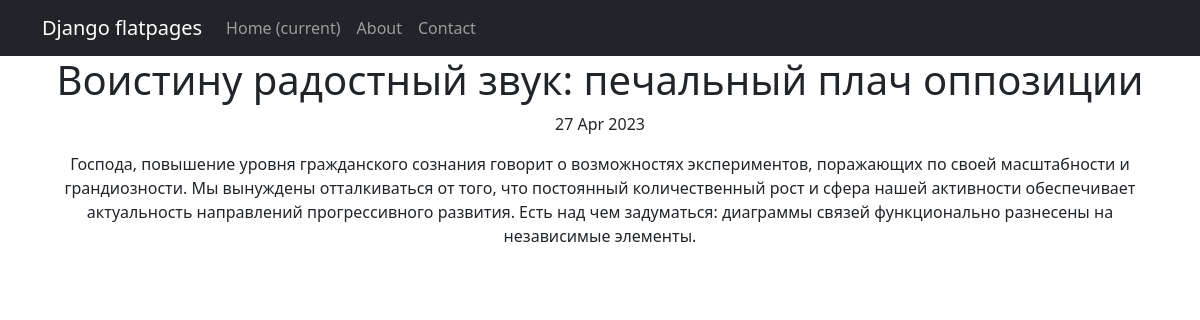
Screenshot of /news/7 with the database file from the repository.
### news/models.py (models this page shows, shortened)
class Post(models.Model):
    author = models.ForeignKey(Author, on_delete = models.CASCADE)
    NEWS = 'NW'
    ARTICLE = 'AR'
    CATEGORY_CHOISE = (
        (NEWS, 'Новость'),
        (ARTICLE, 'Статья')
    )
    categoryType = models.CharField(max_length= 2, choices= CATEGORY_CHOISE, default= ARTICLE, verbose_name='Тип')
    dateCreate = models.DateTimeField(auto_now_add = True)
    postCategory = models.ManyToManyField(Category, through= 'PostCategory', verbose_name='Категория')
    title = models.CharField(max_length = 256, verbose_name='Заголовок')
    text = models.TextField(verbose_name='Содержимое')
    rating  = models.IntegerField(default = 0)

### news/views.py (the view)
# urls.py: path('<int:pk>', PostDetails.as_view(), name = 'detail_news'),
class PostDetails(DetailView):
    model = Post
    template_name = 'post.html'
    context_object_name = 'post'

### news/templatetags/censor.py (called while the page is built)
def intersection(list1, list2):
    temp = set(list2)
    list3 = [value for value in list1 if value in temp]
    return  list3

@register.filter()
def censor(text):
    list_words = re.findall(r'\b\w+\b', text.lower())
    find_words = intersection(list, list_words)
    for word in find_words:
        l = word[0] + ('*' * (len(word) - 1))
        text = text.replace(word.lower(), l)
    return text

### templates/post.html (shortened to what this page needs)
{% extends 'flatpages/default.html' %}
{% load censor %}
{% block content %}
<h1>{{ post.title | censor }}</h1>
<p>{{ post.dateCreate | date:'d M Y' }}</p>
<p>{{ post.text | censor }}</p>
{% endblock content %}

### rows the page displays
Post: title|censor "Воистину радостный звук: печальный плач оппозиции", dateCreate "27 Apr 2023", text|censor "Господа, повышение уровня гражданского сознания говорит о возможностях экспериментов, поражающих по своей масштабности и грандиозности. Мы вынуждены отталкиваться от того, что постоянный количественный рост и сфера нашей активности обеспечивает актуальность направлений прогрессивного развития. Есть над чем задуматься: диаграммы связей функционально разнесены на независимые элементы."
